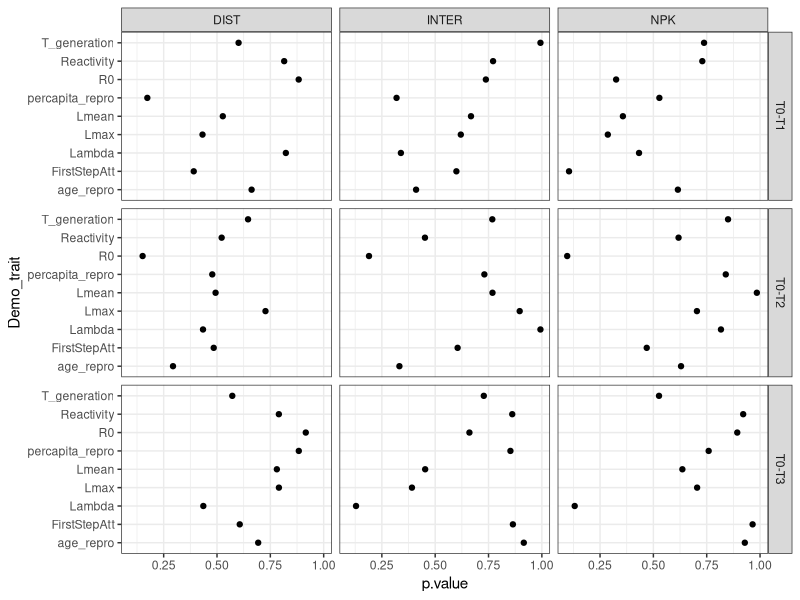
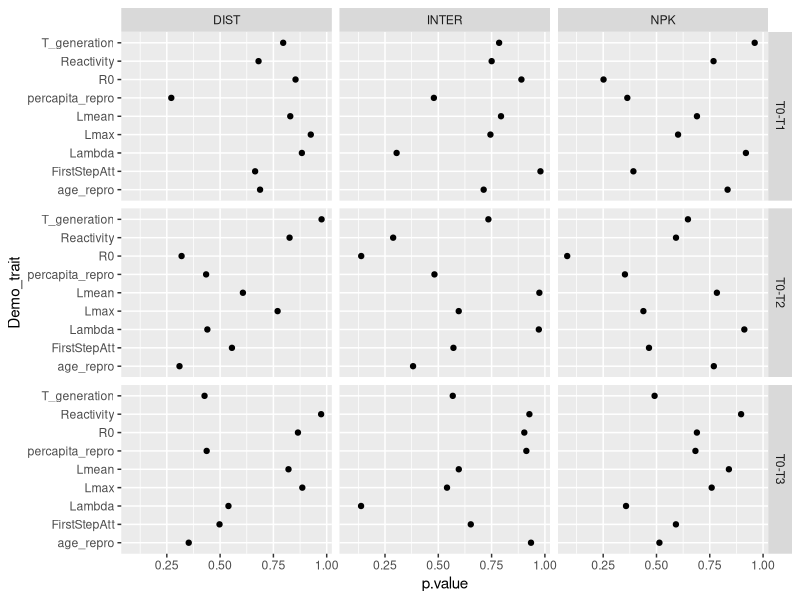
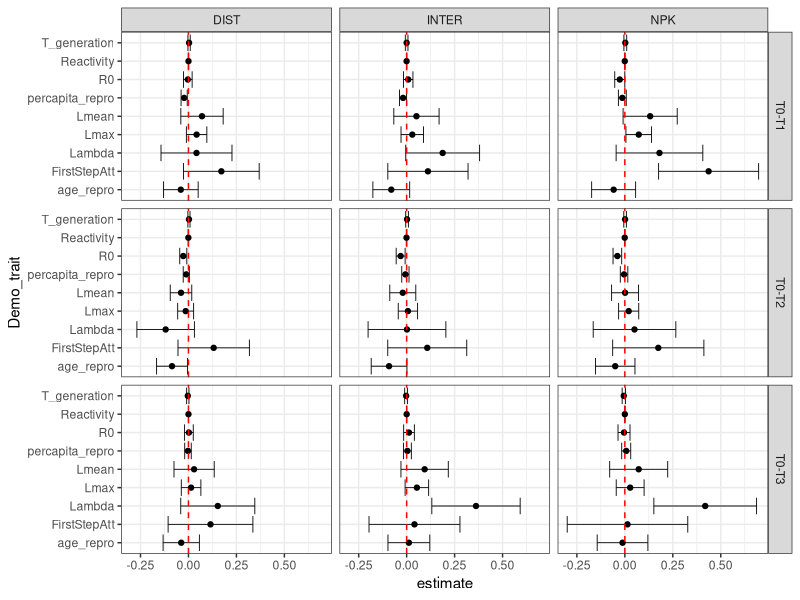
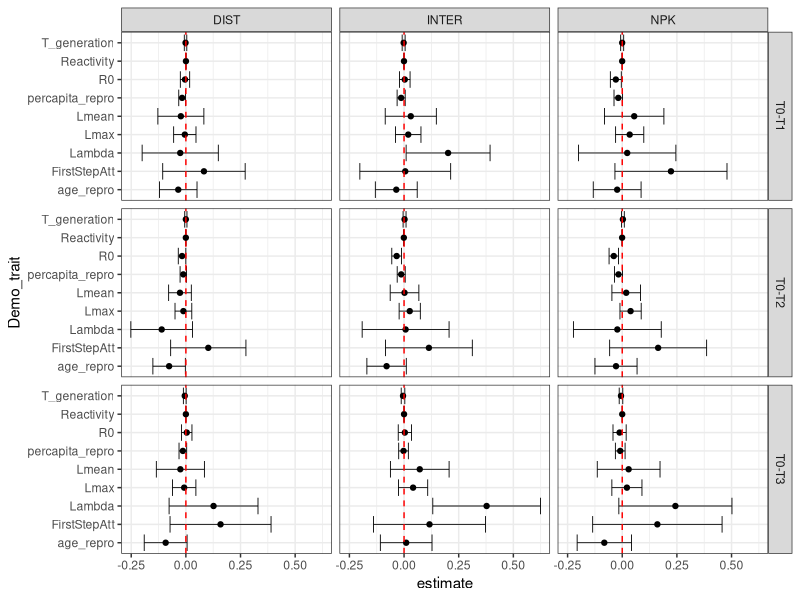
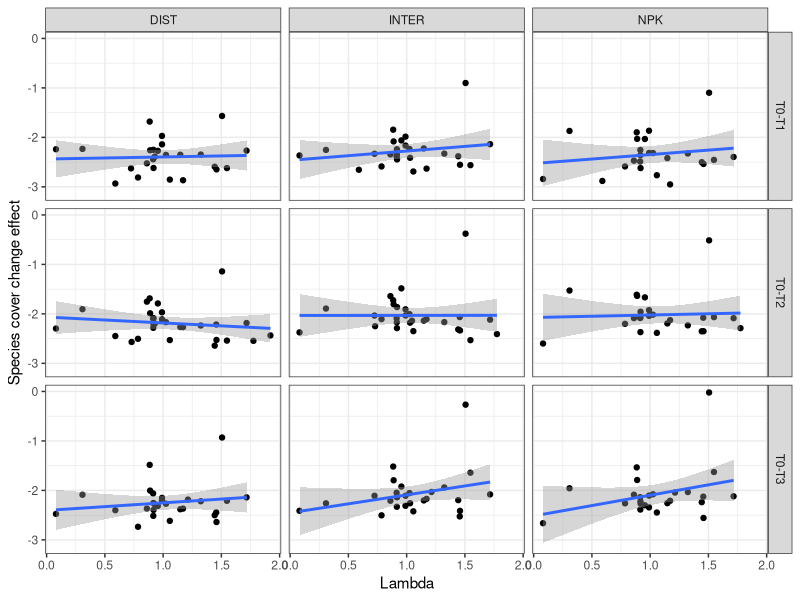
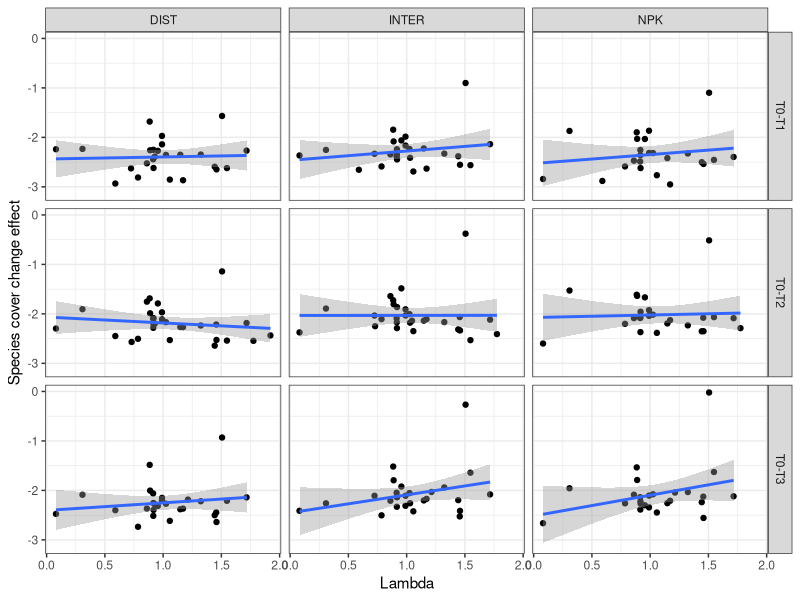

These figures' R source, in order: (Note: this script raises an error after producing the figures.)
# R Thornley
# 29/08/2025
# Regressions for the Life History Traits and RE outcomes

library(tidyverse)

# Load demography variables and find the mean and SE of each Taxon and trait

# we see from plotting out these values that there are still a lot of outliers 
# we are going to keep these at the moment
# but some of the variables have very skewed distributions 
# these should be corrected by logging
# see script A4_spread_compadre_data for visualisations

needs_logging <- c("R0", "percapita_repro", "age_repro", "Lmean", "Lmax")

demo <- read_csv("results/all_COMPADRE_metrics.csv") %>% 
  filter(DRAGNet == TRUE) %>% 
  rename("Taxon" = "SpeciesAccepted", "Demo_trait" = "demo_var", "Demo_value" = "value") %>%
  mutate(Taxon = str_replace_all(Taxon, " ", "_")) %>%
  select(Taxon, Demo_trait, Demo_value) %>%
  group_by(Taxon, Demo_trait) %>%
  mutate(Sample_size = n(),
         s = sd(Demo_value, na.rm = TRUE),
         se = s/sqrt(Sample_size),
         Demo_value_mean = mean(Demo_value, na.rm = TRUE)) %>%
  mutate(Taxon_label = str_replace_all(Taxon, "_", " ")) %>%
  mutate(Taxon_label = paste0(Taxon_label, " n = ", Sample_size)) %>%
  mutate(New_demo_value = if_else(Demo_trait %in% needs_logging, log(Demo_value), Demo_value)) %>%
  mutate(Log_flag = if_else(Demo_trait %in% needs_logging, "logged", "not_logged"))

# n shows us the number of matrices we are using for each data point
demo %>% group_by(Taxon, Demo_trait) %>% count()

# save a vector of taxa names to use in the next stage of modelling
comp_taxa <- unique(demo$Taxon) # 41 taxa

###############################################################################

# read in effect sizes from the whole of DRAGNet 
taxa <- read_csv("results/RE_SE_Taxon_all_DRAGNet.csv")
unique(taxa$time_period)
# read in the taxon RE from the compadre and dragnet overlap
# comp_taxa <- read_csv("results/common_species_drag_comp.csv") %>% pull(x)

# select the random effects for the var of interest only (New_taxon)
# create a new ID variable
# change some labels in the data frame to tidy it up
taxa <- 
  taxa %>% 
  filter(str_detect(group_var, "New_taxon")) %>%
  mutate(ID = if_else(group %in% comp_taxa, "1", "0")) %>%
  mutate(time_period = case_when(time_period == 1 ~ "T0-T1",
                                 time_period == 2 ~ "T0-T2",
                                 time_period == 3 ~ "T0-T3")) %>%
  dplyr::select(group, value, se, model, time_period, experiment, ID) %>%
  rename(Taxon = group, RE = value, RE_se = se) %>%
  filter(ID == "1")
names(taxa)
unique(taxa$Taxon) # 40 unique taxa here

###############################################################################

# quick and dirty linear regression using just the means of the demo metrics and REs

# first simplify the demo data to just the mean values
small_demo <- 
  demo %>% 
  group_by(Taxon, Demo_trait) %>%
  summarise(New_demo_value = mean(New_demo_value, na.rm = TRUE))

# check there is only one row per species / demo_trait combo 
small_demo %>% 
  group_by(Taxon, Demo_trait) %>% 
  count() %>%
  filter(n > 1) 

# join both data sets
both <- taxa %>% left_join(small_demo, by = "Taxon")
names(both)
unique(both$model)
unique(both$time_period)
unique(both$experiment)

# very rough crude linear regressions of mean values
library(purrr)
library(broom)
both %>% group_by(model, time_period, experiment, Demo_trait) %>% count()
nested_both <- both %>% group_by(model, time_period, experiment, Demo_trait) %>% nest()

models <- 
  nested_both %>%
  mutate(data = map(data, ~ .x %>% 
                      filter(if_all(everything(), ~ is.finite(New_demo_value))) %>%  # keep only finite values
                      drop_na(New_demo_value))) %>%
  mutate(mod = map(data, ~ lm(RE ~ New_demo_value, data = .x)), 
         results = map(mod, tidy))

lm_results <- models %>%
  select(time_period, experiment, model, Demo_trait, results) %>%
  unnest(results) %>%
  filter(term == "New_demo_value")

# visualise these model results (p values)
lm_results %>% 
  filter(model == "Ordbeta") %>%
  ggplot(aes(p.value, Demo_trait)) + 
  theme_bw() +
  geom_point() + 
  facet_grid(time_period ~ experiment)

# also look at the Hurdle model results
lm_results %>% 
  filter(model == "Hurdle_cond") %>%
  ggplot(aes(p.value, Demo_trait)) + 
  geom_point() + 
  facet_grid(time_period ~ experiment)

lm_results %>%
  filter(model == "Ordbeta") %>%
  ggplot(aes(estimate, Demo_trait)) + 
  theme_bw()+
  geom_point() +
  geom_errorbar(aes(xmin = estimate - std.error, xmax = estimate + std.error), size = 0.3) +
  facet_grid(time_period ~ experiment)+
  geom_vline(xintercept = 0, colour = "red", linetype = "dashed")
# so mainly no relationships / there are some values not overlapping zero
# particularly Lambda


# the effects of Lambda are not help under the conditional Hurdle model as strongly
lm_results %>%
  filter(model == "Hurdle_cond") %>%
  ggplot(aes(estimate, Demo_trait)) + 
  theme_bw()+
  geom_point() +
  geom_errorbar(aes(xmin = estimate - std.error, xmax = estimate + std.error), size = 0.3) +
  facet_grid(time_period ~ experiment)+
  geom_vline(xintercept = 0, colour = "red", linetype = "dashed")

lm_results$p.value
lm_results %>% filter(p.value < 0.1)

################################################################################

# if we plot the actual data and look at the plots for the Lambda variable at T0-T3
# data is called both
names(both)
both %>% 
  filter(Demo_trait == "Lambda", model == "Ordbeta") %>%
  ggplot(aes(New_demo_value, RE))+
  theme_bw()+
  geom_point()+
  geom_smooth(method = "lm")+
  facet_grid(time_period ~ experiment)+
  xlab("Lambda")+
  ylab("Species cover change effect")
# this relationship is largely driven by an outlier
# save this plot as evidence
ggsave("figures/Lambda_mean_data_plot.jpeg", height = 5, width = 5)

unique(both$Demo_trait)
both %>% 
  filter(Demo_trait == "FirstStepAtt", model == "Ordbeta") %>%
  ggplot(aes(New_demo_value, RE))+
  geom_point()+
  geom_smooth(method = "lm")+
  facet_grid(time_period ~ experiment)+
  
# this is also very unconvincing

################################################################################

# OPTION 2: weighted regression
# weights as inverse variance
names()
df <- df %>%
  mutate(weight = 1 / se^2)  # se = measurement standard error

fit <- lm(y ~ x, data = df, weights = weight)

